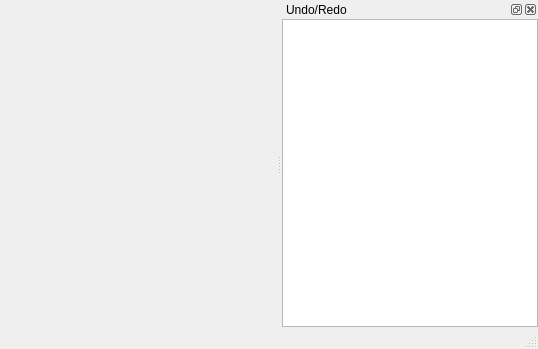
<?xml version="1.0" encoding="UTF-8"?>
<ui version="4.0">
 <class>GWorkBenchClass</class>
 <widget class="QMainWindow" name="GWorkBenchClass">
  <property name="geometry">
   <rect>
    <x>0</x>
    <y>0</y>
    <width>538</width>
    <height>349</height>
   </rect>
  </property>
  <property name="acceptDrops">
   <bool>true</bool>
  </property>
  <property name="windowTitle">
   <string>WorkBench</string>
  </property>
  <widget class="QWidget" name="widget"/>
  <widget class="QMenuBar" name="pMenuBar">
   <property name="geometry">
    <rect>
     <x>0</x>
     <y>0</y>
     <width>538</width>
     <height>18</height>
    </rect>
   </property>
  </widget>
  <widget class="QStatusBar" name="pStatusBar">
   <property name="enabled">
    <bool>true</bool>
   </property>
  </widget>
  <widget class="QDockWidget" name="m_pDockUndo">
   <property name="toolTip">
    <string>Undo or Redo actions in the Workbench Interface</string>
   </property>
   <property name="features">
    <set>QDockWidget::DockWidgetFeature::DockWidgetClosable|QDockWidget::DockWidgetFeature::DockWidgetFloatable|QDockWidget::DockWidgetFeature::DockWidgetMovable</set>
   </property>
   <property name="allowedAreas">
    <set>Qt::DockWidgetArea::BottomDockWidgetArea|Qt::DockWidgetArea::RightDockWidgetArea|Qt::DockWidgetArea::TopDockWidgetArea</set>
   </property>
   <property name="windowTitle">
    <string>Undo/Redo</string>
   </property>
   <attribute name="dockWidgetArea">
    <number>2</number>
   </attribute>
   <widget class="QUndoView" name="m_pUndoView"/>
  </widget>
 </widget>
 <layoutdefault spacing="6" margin="11"/>
 <resources/>
 <connections/>
</ui>
